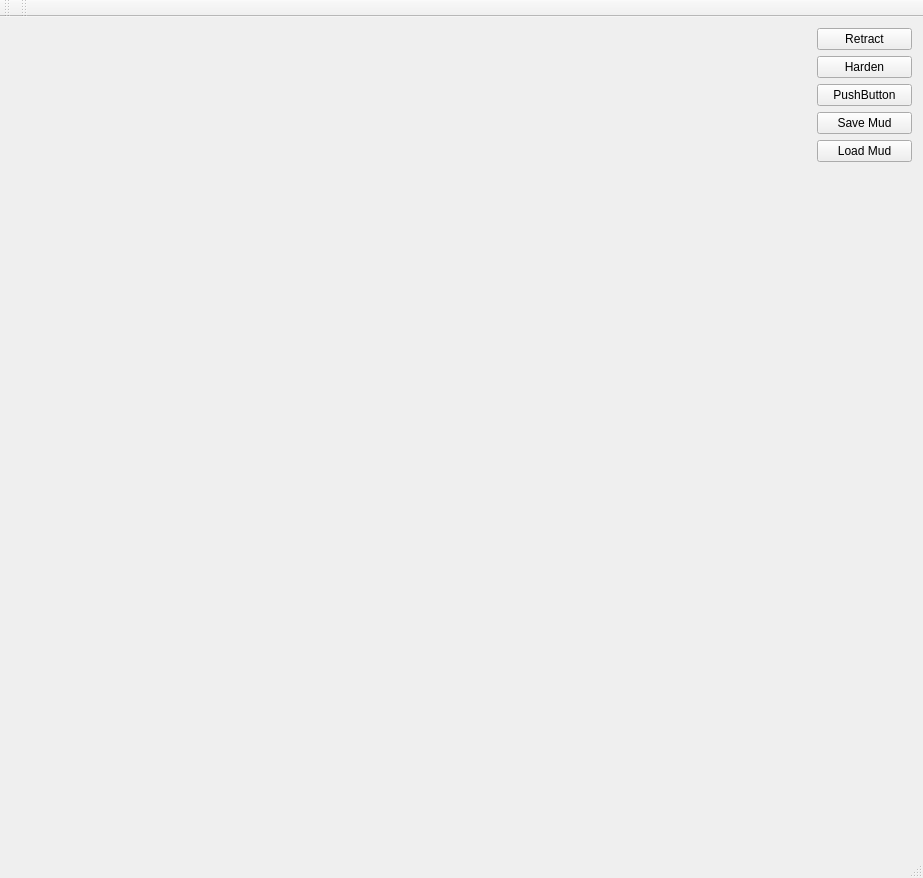
<?xml version="1.0" encoding="UTF-8"?>
<ui version="4.0">
 <class>MainWindow</class>
 <widget class="QMainWindow" name="MainWindow">
  <property name="geometry">
   <rect>
    <x>0</x>
    <y>0</y>
    <width>923</width>
    <height>878</height>
   </rect>
  </property>
  <property name="windowTitle">
   <string>MainWindow</string>
  </property>
  <widget class="QWidget" name="centralWidget">
   <layout class="QHBoxLayout" name="horizontalLayout">
    <item>
     <widget class="Viewer" name="widget" native="true">
      <property name="minimumSize">
       <size>
        <width>800</width>
        <height>800</height>
       </size>
      </property>
     </widget>
    </item>
    <item>
     <layout class="QVBoxLayout" name="verticalLayout">
      <item>
       <widget class="QPushButton" name="RetractButt">
        <property name="sizePolicy">
         <sizepolicy hsizetype="MinimumExpanding" vsizetype="Maximum">
          <horstretch>0</horstretch>
          <verstretch>0</verstretch>
         </sizepolicy>
        </property>
        <property name="maximumSize">
         <size>
          <width>16777215</width>
          <height>27</height>
         </size>
        </property>
        <property name="text">
         <string>Retract</string>
        </property>
       </widget>
      </item>
      <item>
       <widget class="QPushButton" name="HardenBut">
        <property name="text">
         <string>Harden</string>
        </property>
       </widget>
      </item>
      <item>
       <widget class="QPushButton" name="SetCurrent">
        <property name="text">
         <string>PushButton</string>
        </property>
       </widget>
      </item>
      <item>
       <widget class="QPushButton" name="SaveMudBut">
        <property name="text">
         <string>Save Mud</string>
        </property>
       </widget>
      </item>
      <item>
       <widget class="QPushButton" name="LoadMudBut">
        <property name="text">
         <string>Load Mud</string>
        </property>
       </widget>
      </item>
      <item>
       <spacer name="verticalSpacer">
        <property name="orientation">
         <enum>Qt::Vertical</enum>
        </property>
        <property name="sizeHint" stdset="0">
         <size>
          <width>20</width>
          <height>40</height>
         </size>
        </property>
       </spacer>
      </item>
     </layout>
    </item>
   </layout>
  </widget>
  <widget class="QMenuBar" name="menuBar">
   <property name="geometry">
    <rect>
     <x>0</x>
     <y>0</y>
     <width>923</width>
     <height>25</height>
    </rect>
   </property>
  </widget>
  <widget class="QToolBar" name="mainToolBar">
   <attribute name="toolBarArea">
    <enum>TopToolBarArea</enum>
   </attribute>
   <attribute name="toolBarBreak">
    <bool>false</bool>
   </attribute>
  </widget>
  <widget class="QStatusBar" name="statusBar"/>
  <widget class="QToolBar" name="toolBar">
   <property name="windowTitle">
    <string>toolBar</string>
   </property>
   <attribute name="toolBarArea">
    <enum>TopToolBarArea</enum>
   </attribute>
   <attribute name="toolBarBreak">
    <bool>false</bool>
   </attribute>
  </widget>
 </widget>
 <layoutdefault spacing="6" margin="11"/>
 <customwidgets>
  <customwidget>
   <class>Viewer</class>
   <extends>QWidget</extends>
   <header>viewer.h</header>
   <container>1</container>
   <slots>
    <slot>retractMud()</slot>
    <slot>hardenMud()</slot>
    <slot>saveMud()</slot>
    <slot>setCurrent()</slot>
    <slot>loadMud()</slot>
   </slots>
  </customwidget>
 </customwidgets>
 <resources/>
 <connections>
  <connection>
   <sender>RetractButt</sender>
   <signal>clicked()</signal>
   <receiver>widget</receiver>
   <slot>retractMud()</slot>
   <hints>
    <hint type="sourcelabel">
     <x>641</x>
     <y>332</y>
    </hint>
    <hint type="destinationlabel">
     <x>217</x>
     <y>332</y>
    </hint>
   </hints>
  </connection>
  <connection>
   <sender>HardenBut</sender>
   <signal>clicked()</signal>
   <receiver>widget</receiver>
   <slot>hardenMud()</slot>
   <hints>
    <hint type="sourcelabel">
     <x>807</x>
     <y>603</y>
    </hint>
    <hint type="destinationlabel">
     <x>408</x>
     <y>446</y>
    </hint>
   </hints>
  </connection>
  <connection>
   <sender>SaveMudBut</sender>
   <signal>clicked()</signal>
   <receiver>widget</receiver>
   <slot>saveMud()</slot>
   <hints>
    <hint type="sourcelabel">
     <x>858</x>
     <y>127</y>
    </hint>
    <hint type="destinationlabel">
     <x>408</x>
     <y>446</y>
    </hint>
   </hints>
  </connection>
  <connection>
   <sender>SetCurrent</sender>
   <signal>clicked()</signal>
   <receiver>widget</receiver>
   <slot>setCurrent()</slot>
   <hints>
    <hint type="sourcelabel">
     <x>851</x>
     <y>127</y>
    </hint>
    <hint type="destinationlabel">
     <x>408</x>
     <y>446</y>
    </hint>
   </hints>
  </connection>
  <connection>
   <sender>LoadMudBut</sender>
   <signal>clicked()</signal>
   <receiver>widget</receiver>
   <slot>loadMud()</slot>
   <hints>
    <hint type="sourcelabel">
     <x>864</x>
     <y>193</y>
    </hint>
    <hint type="destinationlabel">
     <x>408</x>
     <y>446</y>
    </hint>
   </hints>
  </connection>
 </connections>
</ui>
